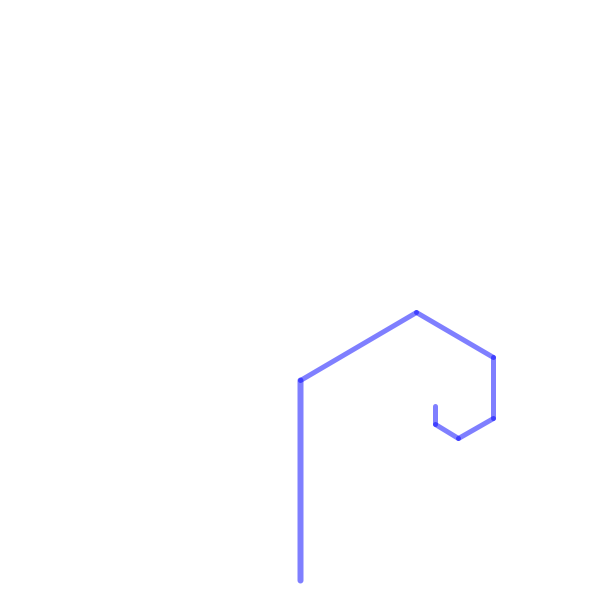
Frame 1 (no input)
Frame 60 (the mouse pressed at the canvas centre just before this capture): identical to frame 1, image omitted
Frame 120 (the mouse held since frame 60 and released just before this capture): identical to frame 1, image omitted

The Processing sketch that drew this single still picture (run headless with seeded random() and noise(); from frame 60 on, the mouse is pressed at the canvas centre):

// Processing sketch: FractalTree_2
// ── FractalTree_2.pde
FTree myTree ;

void setup()
{
  size(600,600);
  background(255);
  stroke(0,0,255,128);
  strokeWeight(2);
  
  myTree = new FTree(PI/3,5);
  myTree.show();
}

void draw()
{
}

// ── MyTree.pde
class FTree
{
  float angle;
  int levels ;  private int depth;

  float len = height/3;
  
  float sX = width/2;
  float sY = height-20;
  
  float eX = width/2;
  float eY = sY - len;

  FTree(float angle, int levels)
  {
    this.angle =  angle;
    this.levels = levels;
    this.depth =  levels+1;
  }

  void show()
  {
    
    strokeWeight(depth);
    line(sX, sY, eX, eY);
    drawBranches(eX, eY, len);
  }

  void drawBranches(float _eX, float _eY, float _len)
  { 
    depth--;
    if(depth>0)
    {
     
      translate(_eX,_eY);
      if(depth == levels){rotate(-PI+angle);} else { rotate(angle);}
      strokeWeight(depth);
      line(0,0,0,_len*0.67);
      _eX = 0;
      _eY = _len*0.67;
      
      translate(_eX,_eY);
      rotate(angle);
      strokeWeight(depth);
      line(0,0,0,_len*0.67*0.67);
      _eX = 0;
      _eY = _len*0.67*0.67;
      
      translate(_eX,_eY);
      rotate(angle);
      strokeWeight(depth);
      line(0,0,0,_len*0.67*0.67*0.67);
      _eX = 0;
      _eY = _len*0.67*0.67*0.67;
      
      translate(_eX,_eY);
      rotate(angle);
      strokeWeight(depth);
      line(0,0,0,_len*0.67*0.67*0.67*0.67);
      _eX = 0;
      _eY = _len*0.67*0.67*0.67*0.67;
      
      translate(_eX,_eY);
      rotate(angle);
      strokeWeight(depth);
      line(0,0,0,_len*0.67*0.67*0.67*0.67*0.67);
      _eX = 0;
      _eY = _len*0.67*0.67*0.67*0.67*0.67;
      
      translate(_eX,_eY);
      rotate(angle);
      strokeWeight(depth);
      line(0,0,0,_len*0.67*0.67*0.67*0.67*0.67*0.67);
      _eX = 0;
      _eY = _len*0.67*0.67*0.67*0.67*0.67*0.67;
      //drawBranches(0,len*0.67,_len*0.67);
     
    }
   
  }
  
}//Class END
